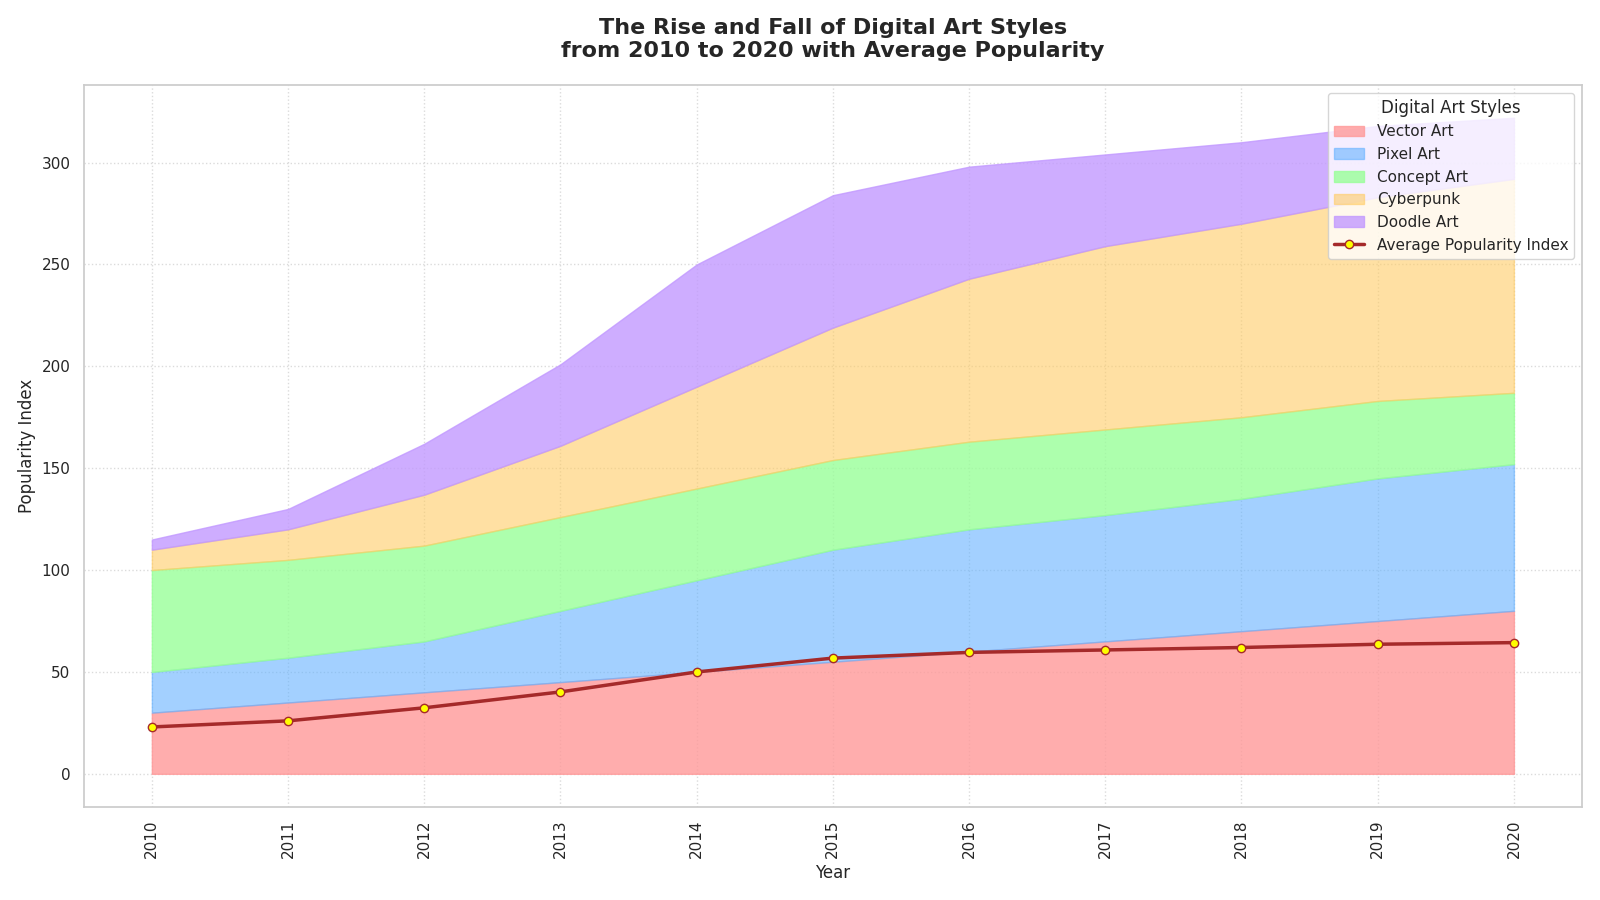

Reproduce this figure in Python.
import matplotlib.pyplot as plt
import numpy as np

years = np.arange(2010, 2021)
vector_art = np.array([30, 35, 40, 45, 50, 55, 60, 65, 70, 75, 80])
pixel_art = np.array([20, 22, 25, 35, 45, 55, 60, 62, 65, 70, 72])
concept_art = np.array([50, 48, 47, 46, 45, 44, 43, 42, 40, 38, 35])
cyberpunk = np.array([10, 15, 25, 35, 50, 65, 80, 90, 95, 100, 105])
doodle_art = np.array([5, 10, 25, 40, 60, 65, 55, 45, 40, 35, 30])

cumulative_vector_art = vector_art
cumulative_pixel_art = cumulative_vector_art + pixel_art
cumulative_concept_art = cumulative_pixel_art + concept_art
cumulative_cyberpunk = cumulative_concept_art + cyberpunk
cumulative_doodle_art = cumulative_cyberpunk + doodle_art

average_popularity = (vector_art + pixel_art + concept_art + cyberpunk + doodle_art) / 5

plt.figure(figsize=(16, 9))

plt.fill_between(years, 0, cumulative_vector_art, color='#FF9999', label='Vector Art', alpha=0.8)
plt.fill_between(years, cumulative_vector_art, cumulative_pixel_art, color='#66B2FF', label='Pixel Art', alpha=0.6)
plt.fill_between(years, cumulative_pixel_art, cumulative_concept_art, color='#99FF99', label='Concept Art', alpha=0.8)
plt.fill_between(years, cumulative_concept_art, cumulative_cyberpunk, color='#FFCC66', label='Cyberpunk', alpha=0.6)
plt.fill_between(years, cumulative_cyberpunk, cumulative_doodle_art, color='#C299FF', label='Doodle Art', alpha=0.8)

plt.plot(years, average_popularity, color='brown', linewidth=2.5, linestyle='-', marker='o', markerfacecolor='yellow', label='Average Popularity Index')

plt.title('The Rise and Fall of Digital Art Styles\nfrom 2010 to 2020 with Average Popularity', fontsize=16, fontweight='bold', pad=20)
plt.xlabel('Year', fontsize=12)
plt.ylabel('Popularity Index', fontsize=12)

plt.xticks(years, rotation=90, ha='center')

plt.grid(visible=True, linestyle=':', alpha=0.7, axis='both')

plt.legend(loc='upper right', title='Digital Art Styles')

plt.tight_layout()

plt.show()
